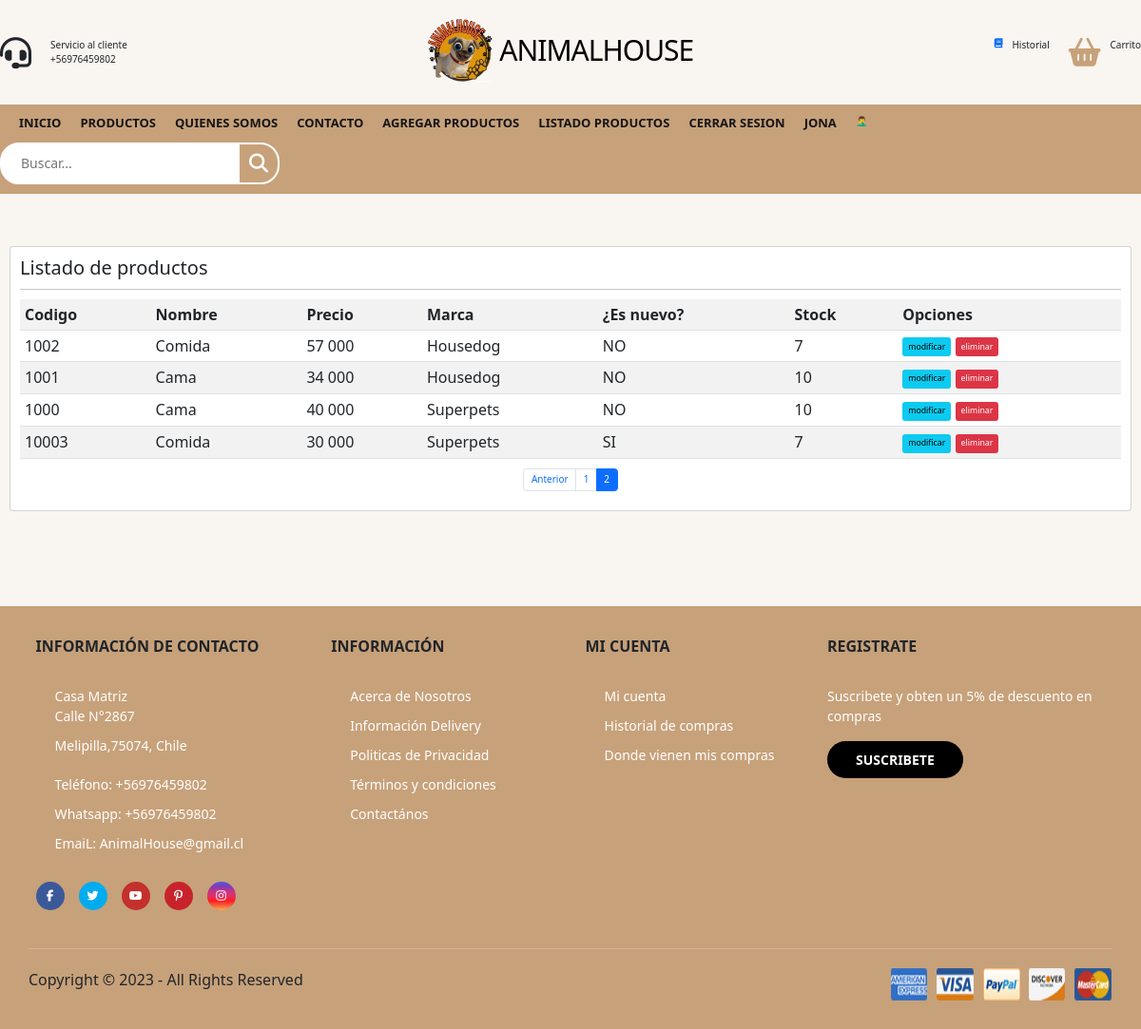
The page /listar-productos/?page=2 (signed in) on the database its author committed.
### app/models.py (models this page shows, shortened)
class Producto(models.Model):
    codigo = models.CharField(max_length=6, null=True)
    nombre_producto = models.CharField(max_length=50)
    precio = models.IntegerField()
    descripcion = models.TextField()
    nuevo = models.BooleanField()
    marca = models.ForeignKey(Marca, on_delete=models.PROTECT)
    fecha_fabricacion = models.DateField()
    imagen = models.ImageField(upload_to="productos", null=True)
    Stock = models.IntegerField(null=True)

class  Marca(models.Model):
    nombre_marca = models.CharField(max_length=50)
    def __str__(self):
        return self.nombre_marca

### app/views.py (the view)
# urls.py: path('listar-productos/', listar_productos, name="listar_productos"),
@permission_required('app.view_producto')
def listar_productos(request):
    productos = Producto.objects.all()
    page = request.GET.get('page', 1)
    try:
        paginator = Paginator(productos, 5)
        productos = paginator.page(page)
    except:
        raise Http404
    data = {
        'entity': productos,
        'paginator': paginator
    }
    return render(request, 'app/producto/listar.html', data)

### app/templates/app/producto/listar.html (shortened to what this page needs)
{% extends 'app/base.html' %}
{% block contenido %}
{% load humanize %}
<br>
<br>
<br>
<div class="card">
    <div class="card-body">
        <h2>Listado de productos</h2>
        <hr>
        <table class="table table-striped table-hover table-responsive-sm">
            <tr>
                <th>Codigo</th>
                <th>Nombre</th>
                <th>Precio</th>
                <th>Marca</th>
                <th>¿Es nuevo?</th>
                <th>Stock</th>
                <th>Opciones</th>
            </tr>
        {% for p in entity %}
            <tr>
                <td>{{ p.codigo }}</td>
                <td>{{ p.nombre_producto | title }}</td>
                <td>{{ p.precio | intcomma }}</td>
                <td>{{ p.marca | title }}</td>
                <td>
                    {% if p.nuevo %}
                    SI
                    {% else %}
                    NO
                    {% endif %}
                </td>
                <td>{{ p.Stock }}</td>
                <td>
                    {% if perms.app.change_producto %}
                    <a href="{%  url 'modificar_producto' p.id %}" class="btn btn-info btn-sm">modificar</a>
                    {% endif %}
                    {% if perms.app.delete_producto %}
                    <a href="#" onclick="eliminarProducto({{ p.id }})" class="btn btn-danger btn-sm">eliminar</a>
                    {% endif %}
                </td>
            </tr>
        {% endfor %}
        </table>
        <div>
            {% include 'app/paginator.html' %}
        </div>
    </div>
</div>
{% endblock %}

### app/templates/app/base.html (shortened to what this page needs)
{% load static %}
<link href="https://cdn.jsdelivr.net/npm/bootstrap@5.3.0/dist/css/bootstrap.min.css" rel="stylesheet">
<!DOCTYPE html>
<html lang="en">
<head>
	<link rel="stylesheet" href="{% static 'app/css/styles.css' %}" />
</head>
<body>
	<header>
		<div class="container-hero">
			<div class="container hero">
				<div class="customer-support">
					<i class="fa-solid fa-headset"></i>
					<div class="content-customer-support">
						<span class="text">Servicio al cliente</span>
						<span class="number">+56976459802</span>
					</div>
				</div>
				<div class="container-logo">
					<img src="{% static 'app/img/logo_perro.png' %}" alt="" height="70px">
					<h1 class="logo"><a href="{% url 'home' %}"> AnimalHouse</a></h1>
				</div>
				<div class="container-user">
					<a href="{% url 'perfil' %}"><i class="fa-solid fa-book"></i></a>
						<span class="text">Historial</span>
					<a href="{% url 'carro' %}"><i class="fa-solid fa-basket-shopping"></i></a>
					<div class="content-shopping-cart">
						<span class="text">Carrito</span>
					</div>
				</div>
			</div>
		</div>
		<div class="container-navbar">
			<nav class="navbar container">
				<ul class="menu">
					<li><a href="{% url 'home' %}">Inicio</a></li>
					<li><a href="{% url 'productos' %}">Productos</a></li>
					<li><a href="{% url 'somos' %}">Quienes somos</a></li>
					<li><a href="{% url 'contacto' %}">Contacto</a></li>
					{% if perms.app.add_producto %}
					<li><a href="{% url 'agregar_producto' %}">Agregar productos</a></li>
					{% endif %}
					{% if perms.app.view_producto %}
					<li><a href="{% url 'listar_productos' %}">Listado productos</a></li>
					{% endif %}
					{% if user.is_authenticated %}
					<li><a href="{% url 'logout' %}">Cerrar sesion</a></li>
					<li><a href="#">{{ user.username}}</a></li>
					{% if suscrito %}
                    👌
					{% else %}
                    🤦‍♂️
					{% endif %}
					{% else %}
					<li><a href="{% url 'login' %}">Iniciar sesión</a></li>
					<li><a href="{% url 'registro' %}">Registrate</a></li>
					{% endif %}
				</ul>
				<form class="search-form">
					<input type="search" placeholder="Buscar..." />
					<button class="btn-search">
						<i class="fa-solid fa-magnifying-glass"></i>
					</button>
				</form>
			</nav>
		</div>
	</header>
	<main class="main-content">
        {% block contenido %}
        {% endblock %}
	</main>
	<footer class="footer">
		<div class="container container-footer">
			<div class="menu-footer">
				<div class="contact-info">
					<p class="title-footer">Información de Contacto</p>
					<ul>
						<li>
							Casa Matriz
							<p>Calle N°2867 </p>
							<p>Melipilla,75074, Chile</p>
						</li>
						<li>Teléfono: +56976459802 </li>
						<li>Whatsapp: +56976459802</li>
						<li>EmaiL: AnimalHouse@gmail.cl</li>
					</ul>
					<div class="social-icons">
						<span class="facebook">
							<i class="fa-brands fa-facebook-f"></i>
						</span>
						<span class="twitter">
							<i class="fa-brands fa-twitter"></i>
						</span>
						<span class="youtube">
							<i class="fa-brands fa-youtube"></i>
						</span>
						<span class="pinterest">
							<i class="fa-brands fa-pinterest-p"></i>
						</span>
						<span class="instagram">
							<i class="fa-brands fa-instagram"></i>
						</span>
					</div>
				</div>
				<div class="information">
					<p class="title-footer">Información</p>
					<ul>
						<li><a href="#">Acerca de Nosotros</a></li>
						<li><a href="#">Información Delivery</a></li>
						<li><a href="#">Politicas de Privacidad</a></li>
						<li><a href="#">Términos y condiciones</a></li>
						<li><a href="#">Contactános</a></li>
					</ul>
				</div>
				<div class="my-account">
					<p class="title-footer">Mi cuenta</p>
					<ul>
						<li><a href="#">Mi cuenta</a></li>
						<li><a href="#">Historial de compras</a></li>
						<li><a href="#">Donde vienen mis compras</a></li>
					</ul>
				</div>
				<div class="newsletter">
					<p class="title-footer">Registrate</p>
					<div class="content">
						<p>
							Suscribete y obten un 5% de descuento en compras
						</p>
						<br>
						<a href="{% url 'suscribir' %}">Suscribete</a>
					</div>
				</div>
			</div>
			<div class="copyright">
				<p>
					Copyright © 2023 - All Rights Reserved
				</p>
				<img src="{% static 'app/img/payment.png' %}" alt="Pagos">
			</div>
		</div>
	</footer>
</body>
</html>

### app/static/app/css/styles.css (style rules this page uses)
:root { --primary-color: #c7a17a; --background-color: #f9f5f0; --dark-color: #151515; }
html { font-size: 62.5%; font-family: 'Poppins', sans-serif; }
* { margin: 0; padding: 0; box-sizing: border-box; }
.container { max-width: 120rem; margin: 0 auto; }
.container-hero { background-color: var(--background-color); }
.hero { display: flex; justify-content: space-between; align-items: center; padding: 2rem 0; }
.customer-support { display: flex; align-items: center; gap: 2rem; }
.customer-support i { font-size: 3.3rem; }
.content-customer-support { display: flex; flex-direction: column; }
.container-logo { display: flex; align-items: center; gap: 0.5rem; }
.container-logo h1 a { text-decoration: none; color: #000; font-size: 3rem; text-transform: uppercase; letter-spacing: -1px; }
.container-user { display: flex; gap: 1rem; cursor: pointer; }
.container-user .fa-basket-shopping { font-size: 3rem; color: var(--primary-color); padding-left: 1rem; }
.content-shopping-cart { display: flex; flex-direction: column; }
.container-navbar { background-color: var(--primary-color); }
.navbar { display: flex; justify-content: space-between; align-items: center; padding: 1rem 0; }
.menu { display: flex; gap: 2rem; }
.menu li { list-style: none; }
.menu a { text-decoration: none; font-size: 1.3rem; color: var(--dark-color); font-weight: 600; text-transform: uppercase; position: relative; }
.menu a::after { content: ''; width: 1.5rem; height: 1px; background-color: #fff; position: absolute; bottom: -3px; left: 50%; transform: translate(-50%, 50%); opacity: 0; transition: all 0.3s ease; }
.search-form { position: relative; display: flex; align-items: center; border: 2px solid #fff; border-radius: 2rem; background-color: #fff; height: 4.4rem; overflow: hidden; }
.search-form input { outline: none; font-family: inherit; border: none; width: 25rem; font-size: 1.4rem; padding: 0 2rem; color: #777; cursor: pointer; }
.search-form .btn-search { border: none; background-color: var(--primary-color); display: flex; align-items: center; justify-content: center; height: 100%; padding: 1rem; }
.btn-search i { font-size: 2rem; color: #fff; }
.main-content { padding: 10px; padding-bottom: 100px; background-color: var(--background-color); }
.footer { background-color: var(--primary-color); }
.container-footer { display: flex; flex-direction: column; gap: 4rem; padding: 3rem; }
.menu-footer { display: grid; grid-template-columns: repeat(3, 1fr) 30rem; gap: 3rem; justify-items: center; }
.title-footer { font-weight: 600; font-size: 1.6rem; text-transform: uppercase; }
.contact-info, .information, .my-account, .newsletter { display: flex; flex-direction: column; gap: 2rem; }
.contact-info ul, .information ul, .my-account ul { display: flex; flex-direction: column; gap: 1rem; }
.contact-info ul li, .information ul li, .my-account ul li { list-style: none; color: #fff; font-size: 1.4rem; font-weight: 300; }
.information ul li a, .my-account ul li a { text-decoration: none; color: #fff; font-weight: 300; }
.social-icons { display: flex; gap: 1.5rem; }
.social-icons span { border-radius: 50%; width: 3rem; height: 3rem; display: flex; align-items: center; justify-content: center; }
.social-icons span i { color: #fff; font-size: 1.2rem; }
.facebook { background-color: #3b5998; }
.twitter { background-color: #00acee; }
.youtube { background-color: #c4302b; }
.pinterest { background-color: #c8232c; }
.instagram { background: linear-gradient( #405de6, #833ab4, #c13584, #e1306c, #fd1d1d, #f56040, #fcaf45 ); }
.content p { font-size: 1.4rem; color: #fff; font-weight: 300; }
.content a { border: none; background-color: #000; color: #fff; text-transform: uppercase; padding: 1rem 3rem; border-radius: 2rem; font-size: 1.4rem; font-family: inherit; cursor: pointer; font-weight: 600; text-decoration: none; }
.copyright { display: flex; justify-content: space-between; padding-top: 2rem; border-top: 1px solid #d2b495; }
.copyright p { font-weight: 400; font-size: 1.6rem; }

### rows shown on the page
Producto: codigo "1002", nombre_producto "Comida", precio "57 000", marca "Housedog", nuevo "NO", Stock "7"
Producto: codigo "1001", nombre_producto "Cama", precio "34 000", marca "Housedog", nuevo "NO", Stock "10"
Producto: codigo "1000", nombre_producto "Cama", precio "40 000", marca "Superpets", nuevo "NO", Stock "10"
Producto: codigo "10003", nombre_producto "Comida", precio "30 000", marca "Superpets", nuevo "SI", Stock "7"

### other values the page prints
{{ user.username }} "JONA"
{{ page }} "1" "2"
